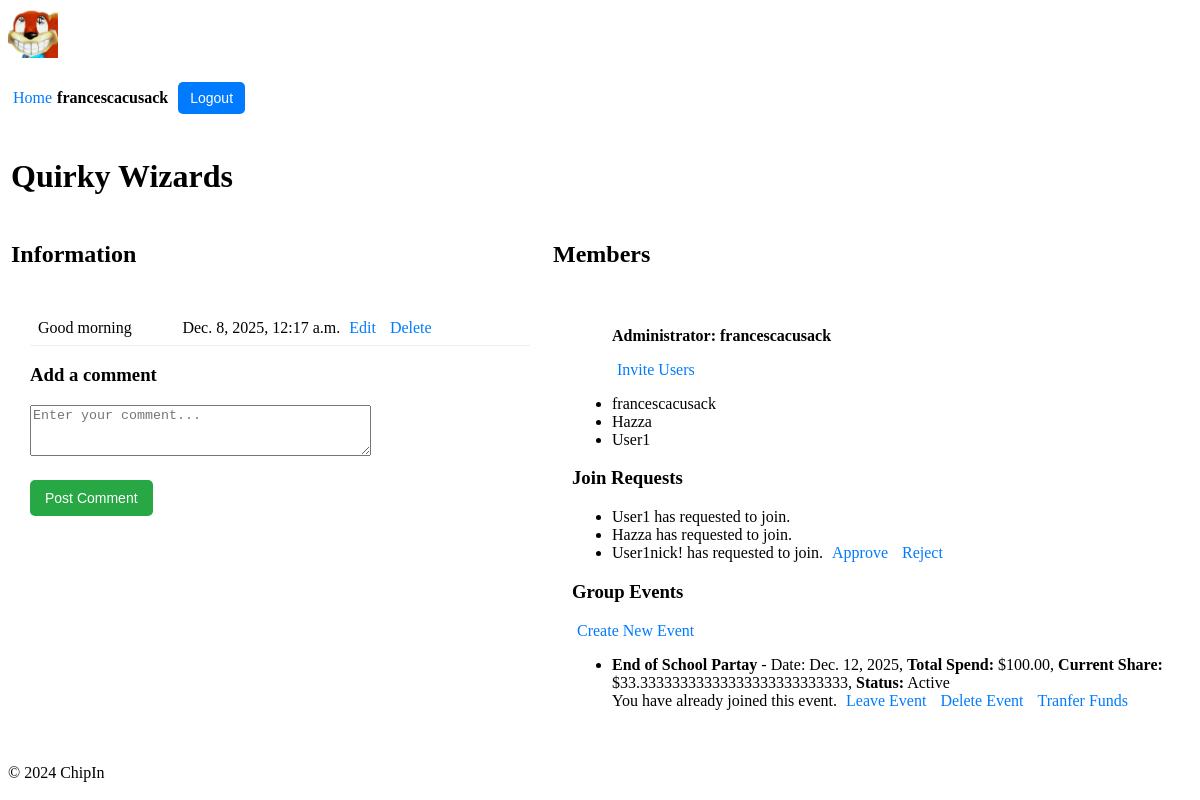
/chipin/group/3/ (signed in), run on the app's committed database.
### users/models.py (models this page shows, shortened)
class Profile(models.Model):
    user = models.OneToOneField(User, on_delete=models.CASCADE, related_name="profile")
    nickname = models.CharField(max_length=30, unique=True)
    max_spend = models.DecimalField(max_digits=10, decimal_places=2, default=100.00)  # Max spend for each event
    balance = models.DecimalField(max_digits=10, decimal_places=2, default=100.00)  # User's current balance

### chipin/models.py (models this page shows, shortened)
class Group(models.Model):
    name = models.CharField(max_length=100)
    admin = models.ForeignKey(User, related_name='admin_groups', on_delete=models.CASCADE)
    members = models.ManyToManyField(User, related_name='group_memberships', blank=True)
    invited_users = models.ManyToManyField(User, related_name='pending_invitations', blank=True)

class Comment(models.Model):
    user = models.ForeignKey(User, on_delete=models.CASCADE)  # User who posted the comment
    group = models.ForeignKey(Group, related_name='comments', on_delete=models.CASCADE)  # Group associated with the comment
    content = models.TextField()  # The comment content
    created_at = models.DateTimeField(auto_now_add=True)  # Timestamp when the comment was posted
    updated_at = models.DateTimeField(auto_now=True)  # Timestamp for the latest update

class GroupJoinRequest(models.Model):
    user = models.ForeignKey(User, on_delete=models.CASCADE)
    group = models.ForeignKey(Group, on_delete=models.CASCADE, related_name='join_requests')
    is_approved = models.BooleanField(default=False)
    votes = models.ManyToManyField(User, related_name='votes', blank=True)  # Tracks users who voted
    created_at = models.DateTimeField(auto_now_add=True)

class Event(models.Model):
    name = models.CharField(max_length=100)
    date = models.DateField()
    total_spend = models.DecimalField(max_digits=10, decimal_places=2)
    status = models.CharField(max_length=20, default='Pending')  # Can be 'Pending' or 'Active' OR 'Archived'
    group = models.ForeignKey(Group, related_name='events', on_delete=models.CASCADE)
    members = models.ManyToManyField(User, related_name='event_memberships', blank=True)
    def calculate_share(self):
        members_count = self.group.members.count()
        if members_count == 0:
            return 0
        return self.total_spend / members_count

### chipin/views.py (the view)
# urls.py: path('group/<int:group_id>/', views.group_detail, name='group_detail'),
@login_required
def group_detail(request, group_id, edit_comment_id=None):
    group = get_object_or_404(Group, id=group_id)
    comments = group.comments.all().order_by('-created_at')  # Fetch all comments for the group
    events = group.events.all()  # Fetch all events associated with the group
    if edit_comment_id: # Fetch the comment to edit, if edit_comment_id is provided
        comment_to_edit = get_object_or_404(Comment, id=edit_comment_id)
        if comment_to_edit.user != request.user:
            return redirect('chipin:group_detail', group_id=group.id)
    else:
        comment_to_edit = None
    if request.method == 'POST':
        if comment_to_edit: # Editing an existing comment
            form = CommentForm(request.POST, instance=comment_to_edit)
        else: # Adding a new comment
            form = CommentForm(request.POST)
        if form.is_valid():
            comment = form.save(commit=False)
            comment.user = request.user
            comment.group = group
            comment.save()
            return redirect('chipin:group_detail', group_id=group.id)
    else:
        form = CommentForm(instance=comment_to_edit) if comment_to_edit else CommentForm()
    event_share_info = {}
    for event in events:
        event_share = event.calculate_share()
        user_eligible = request.user.profile.max_spend >= event_share
        user_has_joined = request.user in event.members.all()  # Check if the user has already joined the event
        event_share_info[event] = {
            'share': event_share,
            'eligible': user_eligible,
            'status': event.status,
            'joined': user_has_joined
        }
    return render(request, 'chipin/group_detail.html', {
        'group': group,
        'comments': comments,
        'form': form,
        'comment_to_edit': comment_to_edit,
        'events': events,
        'event_share_info': event_share_info,
    })

### chipin/forms.py (shortened to what this page needs)
class CommentForm(forms.ModelForm):
    class Meta:
        model = Comment
        fields = ['content']
        widgets = {
            'content': forms.Textarea(attrs={'rows': 3, 'placeholder': 'Enter your comment...'})
        }

### chipin/context_processors.py (called while the page is built)
def user_profile(request):
    if request.user.is_authenticated:
        try:
            return {'nickname': request.user.profile.nickname}
        except Profile.DoesNotExist:
            return {'nickname': request.user.username}  # Fallback to username if no profile exists
    return {}

### chipin/templates/chipin/group_detail.html (shortened to what this page needs)
{% extends 'chipin/base.html' %}
{% block content %}
<table style="width:100%">
<tr><td colspan=2><h1>{{ group.name }}</h1></td></tr>
<tr>
<td><h2>Information</h2></td>
<td><h2>Members</h2></td>
</tr>
<tr>
<td style="vertical-align: top; width:500px; padding:20px">
  <div class="comments-section">
    <div style="max-height: 300px; overflow-y: auto; margin-bottom: 16px;">
        <table style="border-collapse: collapse; width: 100%;">
            <tbody>
                {% for comment in comments %}
                    <tr>
                        <td style="padding: 8px; border-bottom: 1px solid #eee;">
                            {{ comment.content }} {{ comment.user.profile.nickanme }}
                        </td>
                        <td style="padding: 8px; border-bottom: 1px solid #eee;">
                            {{ comment.created_at }}
                            {% if comment.user == request.user or request.user == group.admin %}
                                <a href="{% url 'chipin:edit_comment' group.id comment.id %}">Edit</a>
                                <a href="{% url 'chipin:delete_comment' comment.id %}" onclick="return confirm('Are you sure?')">Delete</a>
                            {% endif %}
                        </td>
                    </tr>
                {% empty %}
                    <tr>
                        <td colspan="3" style="padding: 8px;">
                            No comments yet. Be the first to comment!
                        </td>
                    </tr>
                {% endfor %}
            </tbody>
        </table>
    </div>
    <h3>{% if comment_to_edit %}Edit Comment{% else %}Add a comment{% endif %}</h3>
    <form method="POST">
        <div class="form-group">
            {{ form.content }}
        </div>
        <button type="submit">{% if comment_to_edit %}Save Comment{% else %}Post Comment{% endif %}</button>
    </form>
  </div>
</td>
<td style="vertical-align: top; padding:20px">
  <ul>
      <p><strong>Administrator: {{ group.admin.profile.nickname }}</strong></p>
      {% if request.user == group.admin %}
        <a href="{% url 'chipin:invite_users' group.id %}">Invite Users</a>
      {% endif %}
  </ul>
  <ul>
    {% for member in group.members.all %}
      <li>{{ member.profile.nickname }}</li>
    {% empty %}
      <li>No members yet.</li>
    {% endfor %}
  </ul>
  {% if request.user in group.members.all %}
    <h3>Join Requests</h3>
    <ul>
      {% for jr in group.join_requests.all %}
        <li>
          {{ jr.user.profile.nickname }} has requested to join.
          {% if jr.user not in group.members.all and jr.user != group.admin %}
            <a href="{% url 'chipin:vote_on_join_request' group.id jr.id 'approve' %}">Approve</a>
            <a href="{% url 'chipin:vote_on_join_request' group.id jr.id 'reject' %}">Reject</a>
          {% endif %}
        </li>
      {% empty %}
        <li>No join requests pending.</li>
      {% endfor %}
    </ul>
  {% endif %}
    <h3>Group Events</h3>
    {% if request.user == group.admin %}
        <a href="{% url 'chipin:create_event' group.id %}" class="btn btn-primary">Create New Event</a>
    {% endif %}
    <ul>
        {% for event, info in event_share_info.items %}
            <li>
                <strong>{{ event.name }}</strong> - Date: {{ event.date }},
                <strong>Total Spend:</strong> ${{ event.total_spend }},
                <strong>Current Share:</strong> ${{ info.share }},
                <strong>Status:</strong> <span class="event-status">{{ info.status }}</span><br>
                {% if info.joined %}
                    <span class="joined">You have already joined this event.</span>
                    <a href="{% url 'chipin:leave_event' group.id event.id %}" class="btn btn-warning" onclick="return confirm('Are you sure you want to leave this event?');">Leave Event</a>
                {% endif %}
                {% if request.user == group.admin %}
                    <a href="{% url 'chipin:delete_event' group.id event.id %}" class="btn btn-danger" onclick="return confirm('Are you sure you want to delete this event?');">Delete Event</a>
                  {% if info.status == 'Active' %}
                      <a href="{% url 'chipin:transfer_funds' group.id event.id %}" class="btn btn-success" onclick="return confirm('Are you sure you want to transfer funds for this event?');">Tranfer Funds</a>
                  {% endif %}
                {% endif %}
            </li>
        {% endfor %}
    </ul>
</td>
</tr></table>
{% endblock %}

### chipin/templates/chipin/base.html (shortened to what this page needs)
{% load static %}
<!DOCTYPE html>
<html lang="en">
<head>
    <link rel="stylesheet" href="{% static 'chipin/styles.css' %}">
</head>
<body>
    <header>
        <div class="logo">
            <img src="{% static 'chipin/logo_90.jpg' %}" alt="ChipIn Logo">
        </div>
        <div class="user-info">
            {% if request.user.is_authenticated %}
                <a href="{% url 'chipin:home' %}">Home</a> <span>{{ request.user.profile.nickname }}</span>
                <form action="{% url 'users:logout' %}" method="post">
                    <button type="submit">Logout</button>
                </form>
            {% else %}
                <a href="{% url 'users:login' %}">Login</a> <a href="{% url 'users:register' %}">Register</a>
            {% endif %}
        </div>
    </header>
    <main>
        {% block content %}
        {% endblock %}
    </main>
    <footer>
        <p>&copy; 2024 ChipIn</p>
    </footer>
</body>
</html>

### chipin/static/chipin/styles.css (style rules this page uses)
.logo img { max-height: 50px; }
.user-info { display: flex; align-items: center; font-size: 16px; }
.user-info span { margin-right: 10px; font-weight: bold; }
.user-info button { background-color: #007BFF; color: white; border: none; padding: 8px 12px; cursor: pointer; border-radius: 5px; font-size: 14px; }
button { background-color: #28a745; color: white; border: none; padding: 10px 15px; cursor: pointer; border-radius: 5px; font-size: 14px; margin-top: 20px; margin-bottom: 20px; }
a { color: #007BFF; text-decoration: none; padding: 5px }

### data on the page
Group: name "Quirky Wizards", admin.profile.nickname "francescacusack"
Comment: content "Good morning", created_at "Dec. 8, 2025, 12:17 a.m.", shows "Edit"
GroupJoinRequest: user.profile.nickname "User1"
GroupJoinRequest: user.profile.nickname "Hazza"
GroupJoinRequest: user.profile.nickname "User1nick!", shows "Approve"
Event: name "End of School Partay", date "Dec. 12, 2025", total_spend "100.00", share "33.33333333333333333333333333", status "Active", shows "Tranfer Funds"

### other printed values
{{ request.user.profile.nickname }} "francescacusack"
{{ member.profile.nickname }} "francescacusack"
{{ member.profile.nickname }} "Hazza"
{{ member.profile.nickname }} "User1"
